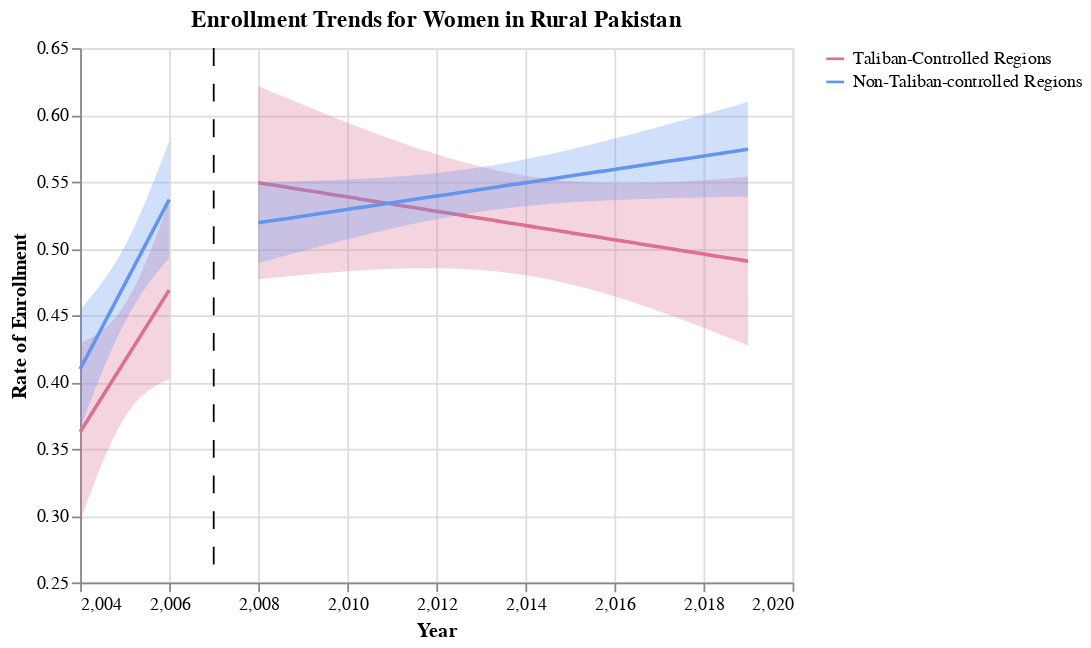

This figure's notebook cell:
### Code cell
# women_rural Enrolment in Taliban controlled regions and other RURAL regions

legend = alt.Chart(data_merge).transform_calculate(f="1", m="0")
scale = alt.Scale(
    domain=["Taliban-Controlled Regions", "Non-Taliban-controlled Regions"],
    range=["palevioletred", "cornflowerblue"],
)

## Female Trends
alt.data_transformers.disable_max_rows()
tal_base_ = alt.Chart(
    women_rural[women_rural["taliban_indic"] == 1], title="Enrollment Trends for Women in Rural Pakistan"
).encode(
    x="year",
    y=alt.Y("rate_enrollment", title="Rate of Enrollment", scale=alt.Scale(zero=False)),
    color=alt.Color("female:N", scale=scale, title=""),
)

base_taliban_ = tal_base_.transform_regression("year", "rate_enrollment").mark_line()

fit, taliban_pre_line_ = get_reg_fit(
    women_rural_pre[women_rural_pre["taliban_indic"] == 1],
    yvar="rate_enrollment",
    xvar="year",
    alpha=0.05,
    col="palevioletred",
)

fit, taliban_post_line_ = get_reg_fit(
    women_rural_post[women_rural_post["taliban_indic"] == 1],
    yvar="rate_enrollment",
    xvar="year",
    alpha=0.05,
    col="palevioletred",
)


## Male Trends
alt.data_transformers.disable_max_rows()
other_base = alt.Chart(
    women_rural[women_rural["taliban_indic"] == 0], title="Enrollment Trends for Women in Rural Pakistan"
).encode(
    x=alt.X('year'),
    y=alt.Y("rate_enrollment", title="Rate of Enrollment", scale=alt.Scale(zero=False)),
    color=alt.Color("male:N", scale=scale, title=""),
)

base_other_ = other_base.transform_regression("year", "rate_enrollment").mark_line()

fit, other_pre_line_ = get_reg_fit(
    women_rural_pre[women_rural_pre["taliban_indic"] == 0],
    yvar="rate_enrollment",
    xvar="year",
    alpha=0.05,
    col="cornflowerblue",
)

fit, other_post_line_ = get_reg_fit(
    women_rural_post[women_rural_post["taliban_indic"] == 0],
    yvar="rate_enrollment",
    xvar="year",
    alpha=0.05,
    col="cornflowerblue",
)

plots_taliban_rural_region = (
    base_taliban_
    + taliban_pre_line_
    + taliban_post_line_
    + base_other_
    + other_pre_line_
    + other_post_line_
    + sep_line_taliban
)


plots_taliban_rural_region
